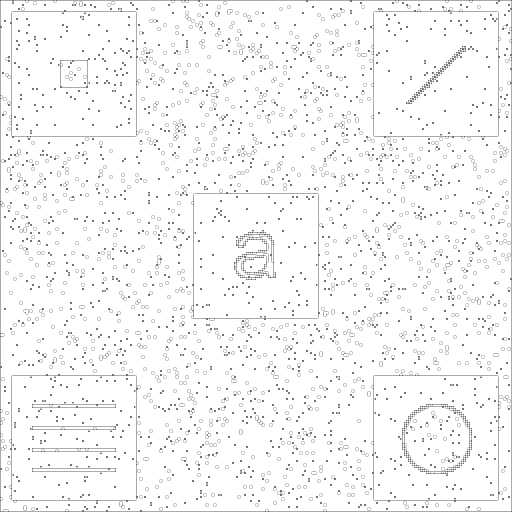
#> input picture Python/Digital Image Processing HW04/150315040HW04.png, 512 x 512 px
$ python 150315040HW04.py 150315040HW04.png
#> lines starting #> are read from the running program, lines starting #| are printed output that depends on the picture
import sys
import numpy as np
from PIL import Image

source = Image.open(sys.argv[1])
#> source is the input picture: PIL image 512x512 L; min 114, max 255, mean 246.8

def addpadding(source,pad):
#> called with pad = 1
    imarr = np.array(source)
    padimarr = np.zeros((imarr.shape[0]+2*pad,imarr.shape[1]+2*pad),dtype=np.uint8)
    padimarr[pad:padimarr.shape[0]-pad,pad:padimarr.shape[1]-pad]=imarr
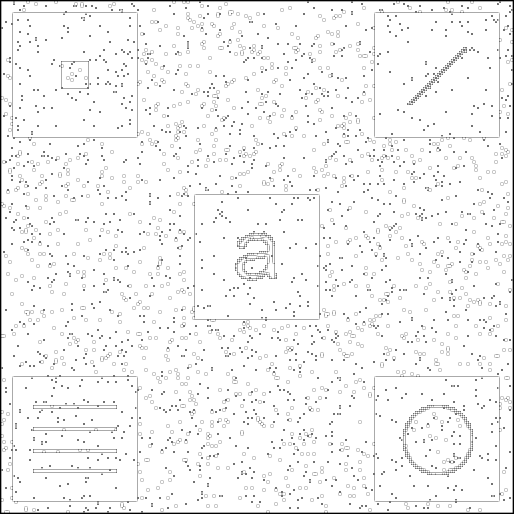
#> padimarr: shape (514, 514); min 0, max 255, mean 244.9
    return padimarr

def setTotalFrequency(temparray, padsourcearr, row, column):
    frequency = 0
    countarray = setFrequencyArray(temparray, padsourcearr, row, column)
    for x in range(padsourcearr[row][column]):
        frequency = frequency + countarray[x]
    return frequency

#> (the run stopped early here; a loop or call above may not have finished)
